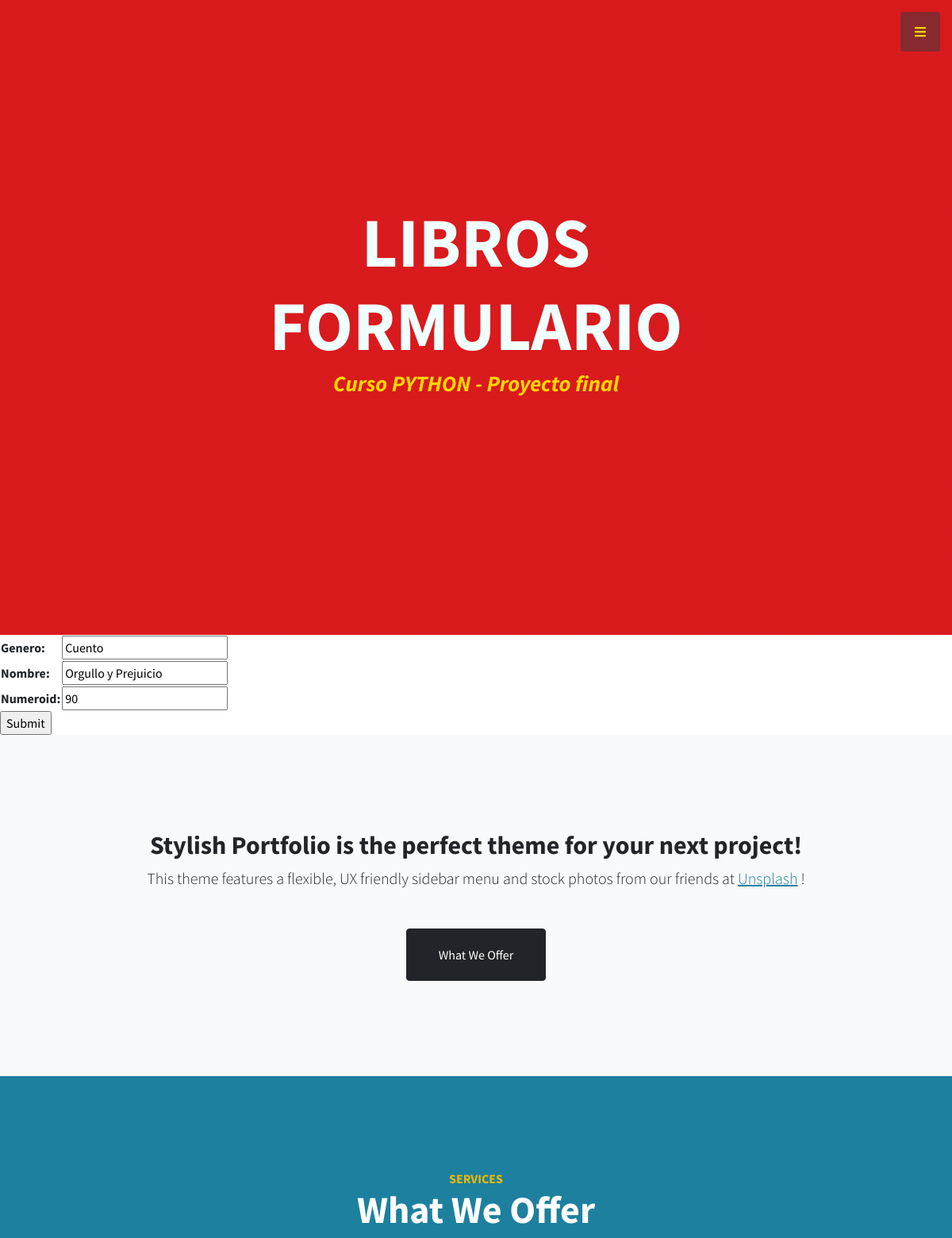
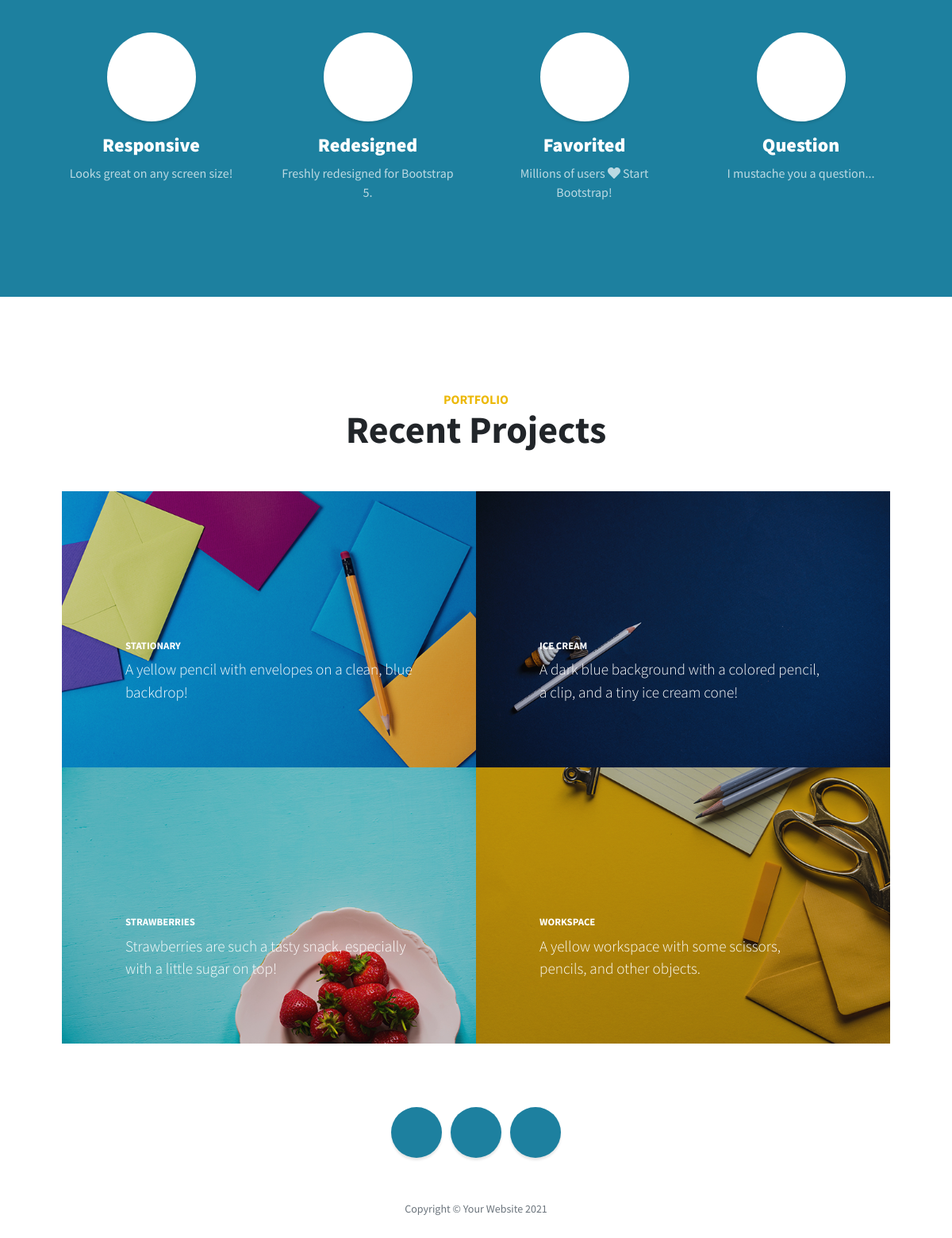
/App1/editarLibros/Orgullo y Prejuicio/, run on the app's committed database (2 pictures, top to bottom).
### App1/models.py (models this page shows, shortened)
class Libros (models.Model):
    genero = models.CharField(max_length=40)
    nombre = models.CharField(max_length=50)
    numeroId = models.IntegerField()

### App1/views.py (the view)
# urls.py: path('editarLibros/<nombre_para_editar>/', views.editarLibros, name="EditarLibros"),
def editarLibros (request, nombre_para_editar):
    libro = Libros.objects.get (nombre = nombre_para_editar)
    if request.method == "POST":
        miFormulario = LibrosFormulario(request.POST)
        if miFormulario.is_valid():
            informacion = miFormulario.cleaned_data
            libro.nombre = informacion ["nombre"]
            libro.genero = informacion ["genero"]
            libro.numeroId = informacion ["numeroId"]
            libro.save()
            return render (request, "App1/inicio.html")
    else:
        miFormulario = LibrosFormulario(initial={"nombre":libro.nombre,"genero":libro.genero,"numeroId":libro.numeroId})
    return render (request, "App1/editarLibros.html",{"miFormulario":miFormulario,"nombre_para_editar":nombre_para_editar})

### App1/forms.py
class LibrosFormulario(forms.Form):
    genero = forms.CharField(max_length=40)
    nombre = forms.CharField(max_length=50)
    numeroId = forms.IntegerField()

### App1/templates/App1/editarLibros.html (shortened to what this page needs)
{% extends "App1/padre.html" %}
{% load static %}
{% block contenido2 %}
    <h1 class="mb-1" style="color: azure;"> LIBROS <br> FORMULARIO </h1>
{% endblock %}
{% block contenido %}
    <form action="" method="POST">{% csrf_token %}
        <table>
        {{ miFormulario.as_table }}
        </table>
        <input type="submit" name="ENVIAR">
    </form>
{% endblock %}

### data on the page
Libros: genero "Cuento", nombre "Orgullo y Prejuicio", numeroId "90"
